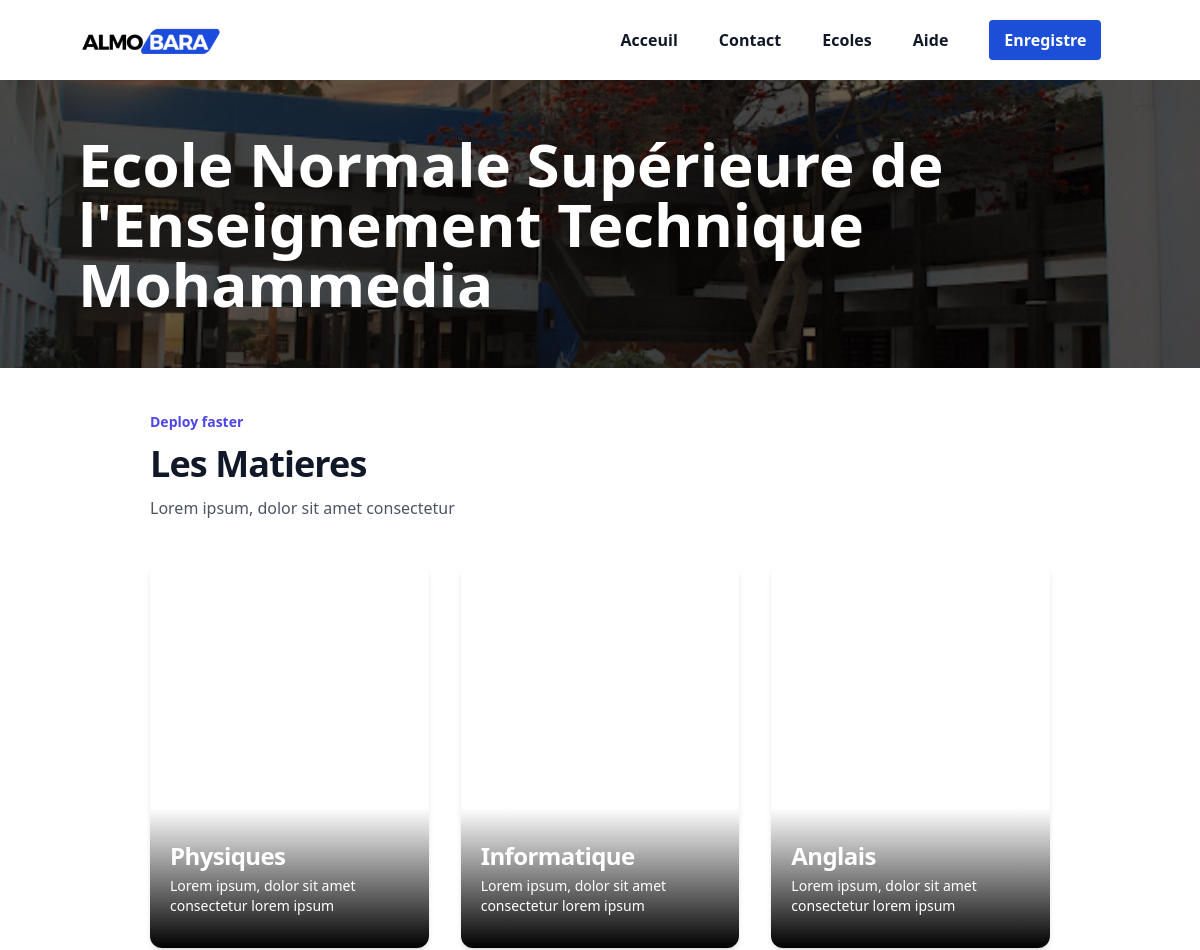
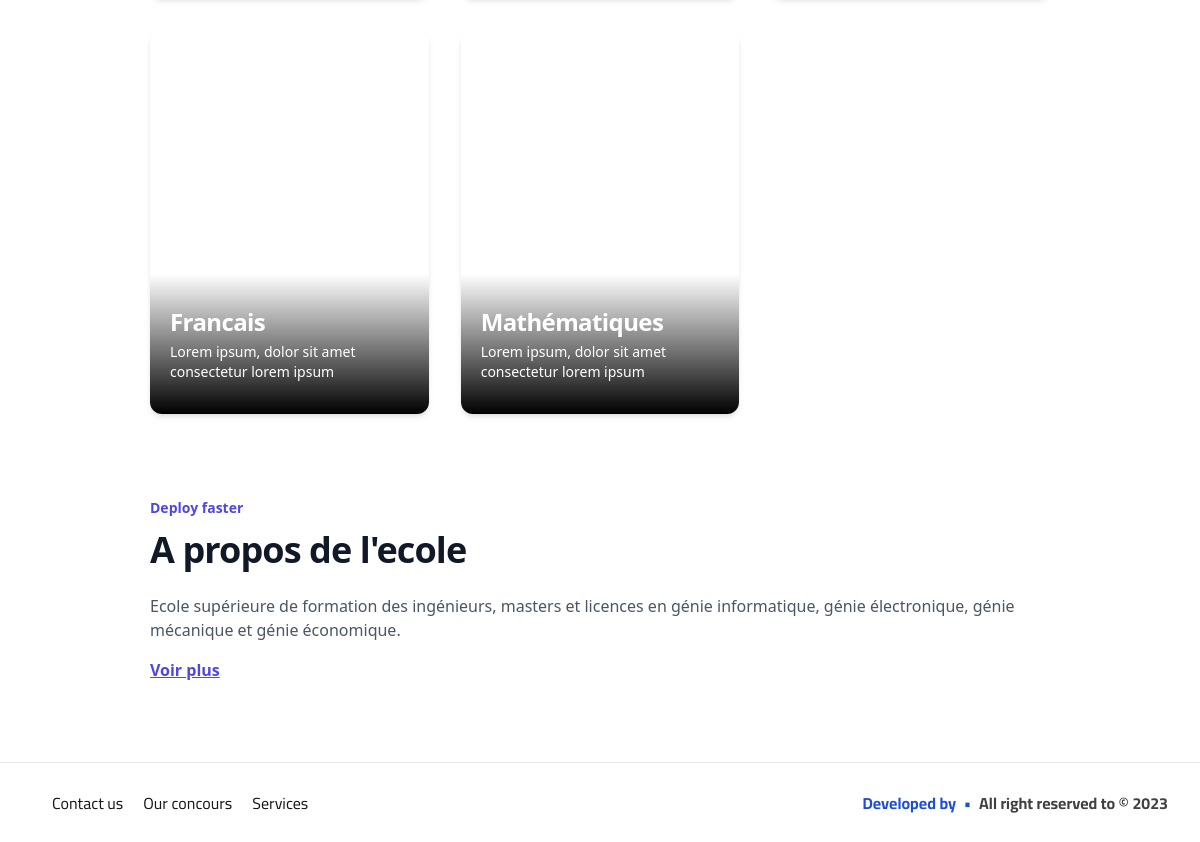
/UserSide/ecole.php?ecole=1, run on the app's committed database (2 pictures, top to bottom).
### tables this page shows
CREATE TABLE `ecole` (
  `id_ecole` int(11) NOT NULL,
  `nom_ecole` varchar(100) DEFAULT NULL,
  `ville` varchar(100) NOT NULL,
  `abbr_nom_ecole` varchar(50) NOT NULL,
  `image` longtext NOT NULL,
  `about_ecole` varchar(255) NOT NULL
);

CREATE TABLE `matiere` (
  `id_matiere` int(11) NOT NULL,
  `nom_matiere` varchar(100) DEFAULT NULL,
  `image` longtext NOT NULL
);

### UserSide/ecole.php (the view, shortened to what this page needs)
<?php
include("conn.php");
$ecole=$_GET['ecole'];
$matieresql="SELECT matiere.* FROM matiere , ecole, ecolematiere WHERE ecolematiere.id_ecole=ecole.id_ecole AND matiere.id_matiere=ecolematiere.id_matiere and ecole.id_ecole=$ecole";
$matiereresult= mysqli_query($conn,$matieresql);
$matieres= mysqli_fetch_all($matiereresult, MYSQLI_ASSOC);
$ecolesql="SELECT * FROM `ecole` WHERE id_ecole=$ecole";
$ecoleresult= mysqli_query($conn,$ecolesql);
$ecoles= mysqli_fetch_all($ecoleresult, MYSQLI_ASSOC);
?>
<!DOCTYPE html>
<html>
<head>
  <link href="./dist/fg9.css" rel="stylesheet">
  <link href="./dist/out16.css" rel="stylesheet">
</head>
<body>
<div class="w-full h-auto bg-white">
  <?php include("navbar.php")?>
</div>
<div class=" h-72 bg-local lg:bg-fixed relative text-white">
  <div style="background-image:url('<?php echo $ecoles[0]['image'];?>');" class="bg-center bg-cover w-full h-full z-10">
    <div style="background-color:#00000096;" class="w-full h-full absolute flex items-center">
      <div class="w-pagecontain h-auto mx-auto">
        <h1 class=" text-6xl font-bold text-white"><?php echo $ecoles[0]['nom_ecole'].' '.$ecoles[0]['ville'];?></h1>
      </div>
    </div>
  </div>
</div>
<div class="">
  <div class="w-full h-auto">
    <div class="w-9/12 mx-auto h-auto py-10">
        <div class="">
            <h2 class="text-sm font-semibold leading-7 text-indigo-600">Deploy faster</h2>
            <p class="mt-2 text-2xl font-bold tracking-tight text-gray-900 sm:text-4xl">Les Matieres </p>
            <p class="mt-2 text-base leading-8 text-gray-600">Lorem ipsum, dolor sit amet consectetur</p>
        </div>
          <form action="" method="post">
            <div class="grid grid-cols-3 gap-8 mt-10">
              <?php foreach ($matieres as $matiere) { ?>
              <a href="./concours.php?ecole=<?php echo $ecole?>&matiere=<?php echo($matiere['id_matiere']);?>">
                <div class="relative h-96 overflow-hidden bg-center bg-cover shadow-md rounded-xl cursor-pointer" style="background-image: url('<?php echo $matiere["image"]; ?>');">
                  <div class="absolute bg-gradient-to-t from-black via-black-75 to-transparent bottom-0 left-0 px-5 py-8">
                    <h3 class="text-2xl font-bold tracking-tight text-white"><?php echo htmlspecialchars($matiere['nom_matiere'])?></h3>
                    <p class="mt-1 text-sm text-white">Lorem ipsum, dolor sit amet consectetur lorem ipsum</p>
                  </div>
                </div>
              </a>
              <?php } ?>
            </div>
          </form>
    </div>
  </div>
  <div class="w-full h-auto">
    <div class="w-9/12 mx-auto h-auto py-10">
        <div class="">
            <h2 class="text-sm font-semibold leading-7 text-indigo-600">Deploy faster</h2>
            <p class="mt-2 text-2xl font-bold tracking-tight text-gray-900 sm:text-4xl">A propos de l'ecole</p>
            <p class="mt-6 text-base text-gray-600"><?php echo $ecoles[0]['about_ecole'];?></p>
            <h6 class="mt-4 text-base underline underline-offset-3 font-semibold text-indigo-600">Voir plus</h6>
        </div>
    </div>
  </div>
  <div class="w-full h-auto mt-10">
    <?php include("footer.php")?>
  </div>
</div>
</body>
</html>

### UserSide/navbar.php (shortened to what this page needs)
<!doctype html>
<html>
<head>
</head>
<body>
    <div id="navbar" class="w-full h-20 text-gray-900">
      <div class="w-pagecontain mx-auto h-20 flex justify-between items-center">
        <div class="w-1/3 from-right-to-left-500">
          <img id="logo" class=" w-36" src="./src/logo2.png" alt="">
        </div>
        <div class="w-1/2 hidden lg:block">
          <ul class="font-bold text-base flex justify-around items-center">
            <li><a href="index.php">Acceuil</a></li>
            <li><a href="mailto:almobara@contact.com">Contact</a></li>
            <li><a href="index.php#ecoles">Ecoles</a></li>
            <li>Aide</li>
            <li><button class="w-28 bg-blue-700 text-white p-2 rounded shadow-blue shadow-sm">Enregistre</button></li>
          </ul>
        </div>
      </div>
    </div>
</body>
</html>

### UserSide/footer.php (shortened to what this page needs)
<!DOCTYPE html>
<html lang="en">
<head>
</head>
<body>
<div class="w-full bg-white h-36 md:h-20 flex justify-center md:justify-between items-center px-8 border-t border-gray-200">
    <div class="hidden md:flex">
      <a href="" class="font-cairo text-base text-neutral-900 ml-5">Contact us</a>
      <a href="" class="font-cairo text-base text-neutral-900 ml-5">Our concours</a>
      <a href="" class="font-cairo text-base text-neutral-900 ml-5">Services</a>
    </div>
    <div class="flex flex-col-reverse md:flex-row items-center">
      <h3 class="text-blue-700 font-cairo text-base font-bold mt-2 md:mt-0">Developed by</h3>
      <h3 class="text-blue-700 font-cairo text-base font-bold mx-2 md:block hidden">•</h3>
      <h3 class="text-neutral-700 font-cairo text-center text-base font-bold">All right reserved to © 2023</h3>
    </div>
  </div>
</body>
</html>

### data on the page
ecole: image (picture), nom_ecole "Ecole Normale Supérieure de l'Enseignement Technique", ville "Mohammedia", about_ecole "Ecole supérieure de formation des ingénieurs, masters et licences en génie informatique, génie électronique, génie mécanique et génie économique."
matiere: nom_matiere "Physiques"
matiere: nom_matiere "Informatique"
matiere: nom_matiere "Anglais"
matiere: nom_matiere "Francais"
matiere: nom_matiere "Mathématiques"
